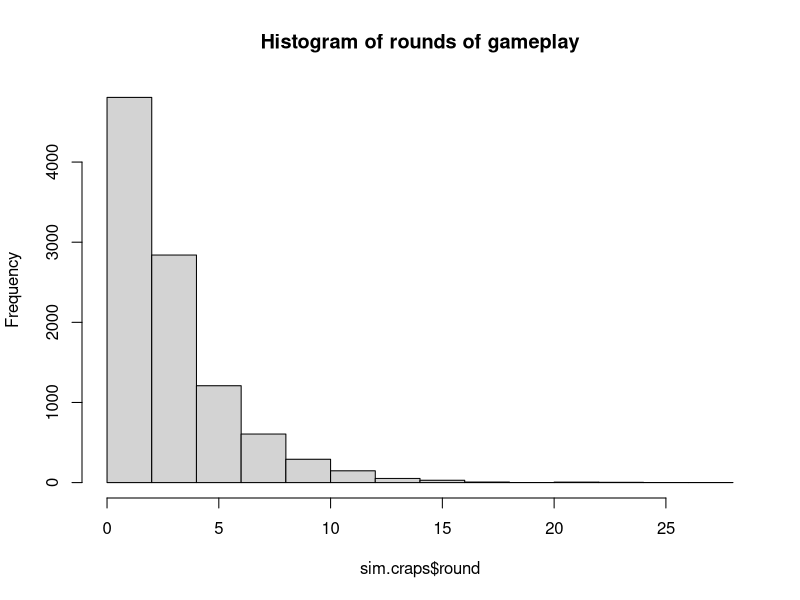

The R source for this figure:
craps <- function(n){
    results <- matrix(rep(0, 2*n), nrow=2)
    # first round
    dice.sum <- replicate(n, sum(ceiling(6*runif(2))))
    win.idx <- which(dice.sum %in% c(7, 11))
    results[, win.idx]  <- c(1, 1)
    
    remain <- (1:n)[-win.idx]
    first.round <- dice.sum[-win.idx]
    round <- 2
    while(length(remain)){
        dice.sum <- replicate(length(remain), sum(ceiling(6*runif(2))))
        win.idx <- dice.sum == first.round
        results[, remain[win.idx]] <- c(1, round)
        lose.idx <- dice.sum %in% c(7, 11)
        results[, remain[lose.idx]] <- c(0, round)
        
        # update vector
        remain <- remain[!(win.idx | lose.idx)]
        first.round <- first.round[!(win.idx | lose.idx)]

        round <- round + 1
    }
    return (results)
}

sim.craps <- data.frame(t(craps(10000)))
names(sim.craps) <- c('outcome', 'round')
sim.craps$outcome <- factor(sim.craps$outcome, levels=c(0, 1), labels=c('L', 'W'))
table(sim.craps$outcome)
hist(sim.craps$round, main="Histogram of rounds of gameplay")
